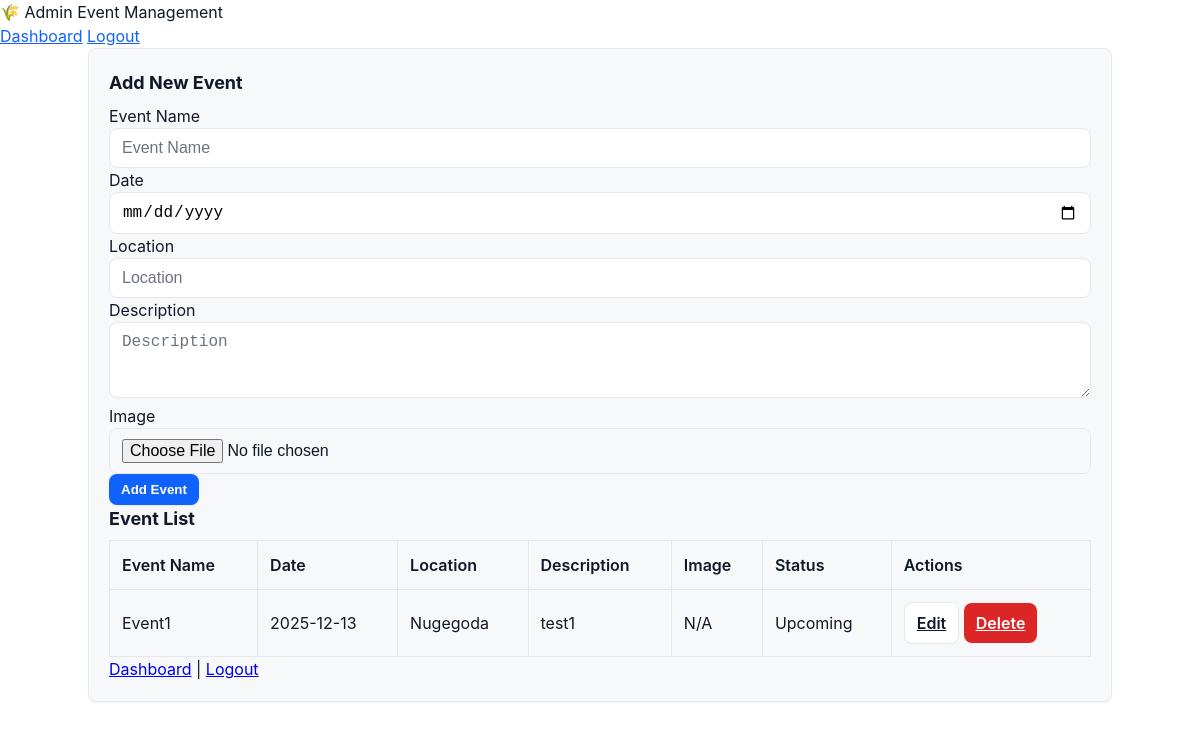
The app's page /admin_event.php with its own data.
### tables this page shows
CREATE TABLE IF NOT EXISTS `events` (
  `id` int NOT NULL AUTO_INCREMENT,
  `name` varchar(200) NOT NULL,
  `event_date` date NOT NULL,
  `location` varchar(255) DEFAULT NULL,
  `description` text,
  `image` varchar(255) DEFAULT NULL,
  `status` varchar(50) DEFAULT 'Upcoming',
  PRIMARY KEY (`id`)
);

### admin_event.php (the view, shortened to what this page needs)
<?php
include "conn.php";
function table_exists($conn, $tableName) {
    $tbl = mysqli_real_escape_string($conn, $tableName);
    $res = mysqli_query($conn, "SHOW TABLES LIKE '$tbl'");
    return ($res && mysqli_num_rows($res) > 0);
}
$events = [];
if (table_exists($conn, 'events')) {
    $res = mysqli_query($conn, "SELECT * FROM events ORDER BY event_date ASC");
    if ($res) {
        while ($r = mysqli_fetch_assoc($res)) {
            $events[] = $r;
        }
    }
}
?>
<!DOCTYPE html>
<html lang="en">
<head>
<link rel="stylesheet" href="/FMSys/styles/ui.css" />
</head>
<body>
<header class="header">
    <div class="brand"><div class="logo">🌾 Admin Event Management</div></div>
    <nav>
        <a class="btn-ghost" href="admin_dashboard.php">Dashboard</a>
        <a class="btn-ghost" href="index.php">Logout</a>
    </nav>
</header>
<div class="container card card-lg">
    <h2>Add New Event</h2>
    <form method="post" enctype="multipart/form-data">
        <label class="label">Event Name<input class="input" type="text" name="name" placeholder="Event Name" required></label>
        <label class="label">Date<input class="input" type="date" name="event_date" required></label>
        <label class="label">Location<input class="input" type="text" name="location" placeholder="Location" required></label>
        <label class="label">Description<textarea class="input" name="description" placeholder="Description" rows="3" required></textarea></label>
        <label class="label">Image<input class="input" type="file" name="image" accept="image/*"></label>
        <button class="btn btn-primary" type="submit" name="add_event">Add Event</button>
    </form>
    <h2>Event List</h2>
    <div class="table-wrap">
    <table class="table" aria-describedby="event-list">
        <thead>
        <tr>
            <th>Event Name</th>
            <th>Date</th>
            <th>Location</th>
            <th>Description</th>
            <th>Image</th>
            <th>Status</th>
            <th>Actions</th>
        </tr>
        </thead>
        <tbody>
        <?php if (empty($events)): ?>
            <tr>
                <td colspan="7">No events found.</td>
            </tr>
        <?php else: ?>
            <?php foreach ($events as $row): ?>
                <tr>
                    <td data-label="Event Name"><?php echo htmlspecialchars($row['name']); ?></td>
                    <td data-label="Date"><?php echo htmlspecialchars($row['event_date']); ?></td>
                    <td data-label="Location"><?php echo htmlspecialchars($row['location']); ?></td>
                    <td data-label="Description"><?php echo htmlspecialchars($row['description']); ?></td>
                    <td data-label="Image">
                        <?php if (!empty($row['image']) && file_exists(__DIR__ . '/uploads/' . $row['image'])): ?>
                            <img class="event-thumb" src="uploads/<?php echo htmlspecialchars($row['image']); ?>" alt="Event Image">
                        <?php else: ?>
                            N/A
                        <?php endif; ?>
                    </td>
                    <td data-label="Status"><?php echo htmlspecialchars($row['status'] ?? ''); ?></td>
                    <td data-label="Actions">
                        <a class="btn btn-secondary" href="admin_event_edit.php?id=<?php echo (int)$row['id']; ?>">Edit</a>
                        <a class="btn btn-danger" href="?delete=<?php echo (int)$row['id']; ?>" onclick="return confirm('Delete this event?');">Delete</a>
                    </td>
                </tr>
            <?php endforeach; ?>
        <?php endif; ?>
        </tbody>
    </table>
    </div>
    <div class="links">
        <a href="admin_dashboard.php">Dashboard</a> |
        <a href="index.php">Logout</a>
    </div>
</div>
</body>
</html>

### styles/ui.css (style rules this page uses)
:root { --color-bg: #ffffff; --color-surface: #f7f8fa; --color-primary: #0f62fe; --color-primary-600: #0a58d8; --color-muted: #6b7280; --color-text: #111827; --color-border: #e6e7ea; --color-error: #b00020; --color-success: #0f9d58; --shadow-sm: 0 1px 2px rgba(16, 24, 40, 0.05); --shadow-md: 0 6px 18px rgba(16, 24, 40, 0.08); --radius: 8px; --focus-ring: 3px; --transition-fast: 180ms; --transition-medium: 240ms; }
* { box-sizing: border-box }
html, body { height: 100% }
body { margin: 0; background: var(--color-bg); color: var(--color-text); font-family: -apple-system, BlinkMacSystemFont, 'Segoe UI', Roboto, 'Helvetica Neue', Arial; line-height: 1.5; -webkit-font-smoothing: antialiased; -moz-osx-font-smoothing: grayscale; font-size: 16px; }
.container { width: 100%; padding: 16px; margin-left: auto; margin-right: auto }
@media (min-width:640px) { .container { max-width: 640px; padding: 20px } }
@media (min-width:768px) { .container { max-width: 768px; padding: 24px } }
@media (min-width:1024px) { .container { max-width: 1024px; padding: 28px } }
h2 { font-size: 1.125rem; margin: 0 0 8px }
.card { background: var(--color-surface); border-radius: var(--radius); box-shadow: var(--shadow-sm); border: 1px solid var(--color-border); padding: 14px; }
.card-lg { padding: 20px }
.btn { display: inline-flex; align-items: center; gap: 8px; padding: 8px 12px; border-radius: 8px; border: none; cursor: pointer; font-weight: 600; transition: transform var(--transition-fast) ease, box-shadow var(--transition-fast) ease, opacity var(--transition-fast) ease; }
.btn-primary { background: var(--color-primary); color: white; box-shadow: var(--shadow-sm) }
.btn-secondary { background: white; color: var(--color-text); border: 1px solid var(--color-border) }
.btn-ghost { background: transparent; color: var(--color-primary) }
.btn-danger { background: #dc2626; color: white }
.input { width: 100%; padding: 10px 12px; border: 1px solid var(--color-border); border-radius: var(--radius); font-size: 1rem; transition: border-color var(--transition-fast) ease, box-shadow var(--transition-fast) ease; }
.input::placeholder { color: var(--color-muted); }
.table { width: 100%; border-collapse: collapse; }
.table th, .table td { padding: 12px; border: 1px solid var(--color-border); text-align: left; }
.table th { background: var(--color-surface); font-weight: 600; }

### records on screen
events: name "Event1", event_date "2025-12-13", location "Nugegoda", description "test1", image "N/A", status "Upcoming"
